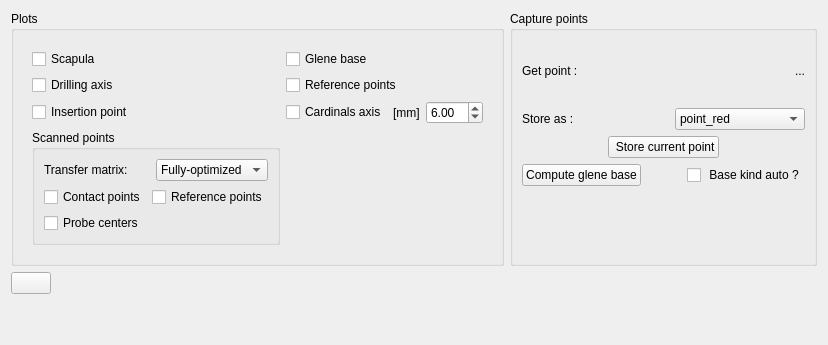
          <widget class="QWidget" name="tab_5">
           <attribute name="title">
            <string>Model setup </string>
           </attribute>
           <layout class="QVBoxLayout" name="verticalLayout_18">
            <item>
             <layout class="QHBoxLayout" name="horizontalLayout_19">
              <item>
               <widget class="QGroupBox" name="groupBox_4">
                <property name="title">
                 <string>Plots</string>
                </property>
                <layout class="QGridLayout" name="gridLayout_16">
                 <item row="0" column="0">
                  <widget class="QWidget" name="widget_3" native="true">
                   <layout class="QGridLayout" name="gridLayout_2">
                    <item row="0" column="0">
                     <widget class="QCheckBox" name="checkBox_show_scapula">
                      <property name="enabled">
                       <bool>true</bool>
                      </property>
                      <property name="text">
                       <string>Scapula</string>
                      </property>
                      <property name="checked">
                       <bool>false</bool>
                      </property>
                     </widget>
                    </item>
                    <item row="0" column="1">
                     <widget class="QCheckBox" name="checkBox_show_gleneBase">
                      <property name="text">
                       <string>Glene base</string>
                      </property>
                     </widget>
                    </item>
                    <item row="4" column="0">
                     <widget class="QCheckBox" name="checkBox_show_insertionPoint">
                      <property name="text">
                       <string>Insertion point</string>
                      </property>
                     </widget>
                    </item>
                    <item row="5" column="0">
                     <widget class="QGroupBox" name="groupBox_6">
                      <property name="title">
                       <string>Scanned points</string>
                      </property>
                      <layout class="QVBoxLayout" name="verticalLayout_19">
                       <item>
                        <layout class="QHBoxLayout" name="horizontalLayout_26">
                         <item>
                          <widget class="QLabel" name="label_13">
                           <property name="text">
                            <string>Transfer matrix:</string>
                           </property>
                          </widget>
                         </item>
                         <item>
                          <widget class="QComboBox" name="comboBox_transferMatrixType">
                           <item>
                            <property name="text">
                             <string>Fully-optimized</string>
                            </property>
                           </item>
                           <item>
                            <property name="text">
                             <string>Pre-optimized</string>
                            </property>
                           </item>
                          </widget>
                         </item>
                        </layout>
                       </item>
                       <item>
                        <layout class="QHBoxLayout" name="horizontalLayout_25">
                         <item>
                          <widget class="QCheckBox" name="checkBox_show_scannedPoints">
                           <property name="text">
                            <string>Contact points</string>
                           </property>
                          </widget>
                         </item>
                         <item>
                          <widget class="QCheckBox" name="checkBox_show_scannedReferencePoints">
                           <property name="text">
                            <string>Reference points</string>
                           </property>
                          </widget>
                         </item>
                        </layout>
                       </item>
                       <item>
                        <layout class="QHBoxLayout" name="horizontalLayout_27">
                         <item>
                          <widget class="QCheckBox" name="checkBox_show_scannedPoints_Centers">
                           <property name="text">
                            <string>Probe centers</string>
                           </property>
                          </widget>
                         </item>
                        </layout>
                       </item>
                      </layout>
                     </widget>
                    </item>
                    <item row="3" column="1">
                     <widget class="QCheckBox" name="checkBox_show_tripointRef">
                      <property name="text">
                       <string>Reference points</string>
                      </property>
                     </widget>
                    </item>
                    <item row="3" column="0">
                     <widget class="QCheckBox" name="checkBox_show_drillingAxis">
                      <property name="text">
                       <string>Drilling axis</string>
                      </property>
                     </widget>
                    </item>
                    <item row="4" column="1">
                     <layout class="QHBoxLayout" name="horizontalLayout_2">
                      <item>
                       <widget class="QCheckBox" name="checkBox_show_drillingAxisCardinal">
                        <property name="text">
                         <string>Cardinals axis</string>
                        </property>
                       </widget>
                      </item>
                      <item>
                       <widget class="QLabel" name="label_25">
                        <property name="text">
                         <string>[mm]</string>
                        </property>
                       </widget>
                      </item>
                      <item>
                       <widget class="QDoubleSpinBox" name="doubleSpinBox_cardinal_space">
                        <property name="value">
                         <double>6.000000000000000</double>
                        </property>
                       </widget>
                      </item>
                     </layout>
                    </item>
                   </layout>
                  </widget>
                 </item>
                </layout>
               </widget>
              </item>
              <item>
               <widget class="QGroupBox" name="groupBox_10">
                <property name="title">
                 <string>Capture points</string>
                </property>
                <layout class="QVBoxLayout" name="verticalLayout_21">
                 <item>
                  <layout class="QHBoxLayout" name="horizontalLayout_30">
                   <item>
                    <widget class="QLabel" name="label_20">
                     <property name="text">
                      <string>Get point :</string>
                     </property>
                    </widget>
                   </item>
                   <item>
                    <spacer name="horizontalSpacer_26">
                     <property name="orientation">
                      <enum>Qt::Horizontal</enum>
                     </property>
                     <property name="sizeHint" stdset="0">
                      <size>
                       <width>40</width>
                       <height>20</height>
                      </size>
                     </property>
                    </spacer>
                   </item>
                   <item>
                    <widget class="QLabel" name="label_current_point">
                     <property name="text">
                      <string>...</string>
                     </property>
                    </widget>
                   </item>
                  </layout>
                 </item>
                 <item>
                  <layout class="QHBoxLayout" name="horizontalLayout_31">
                   <item>
                    <widget class="QLabel" name="label_19">
                     <property name="text">
                      <string>Store as :</string>
                     </property>
                    </widget>
                   </item>
                   <item>
                    <spacer name="horizontalSpacer_27">
                     <property name="orientation">
                      <enum>Qt::Horizontal</enum>
                     </property>
                     <property name="sizeHint" stdset="0">
                      <size>
                       <width>40</width>
                       <height>20</height>
                      </size>
                     </property>
                    </spacer>
                   </item>
                   <item>
                    <widget class="QComboBox" name="comboBox_interest_point">
                     <item>
                      <property name="text">
                       <string>point_red</string>
                      </property>
                     </item>
                     <item>
                      <property name="text">
                       <string>point_green</string>
                      </property>
                     </item>
                     <item>
                      <property name="text">
                       <string>point_blue</string>
                      </property>
                     </item>
                     <item>
                      <property name="text">
                       <string>p_dir_glene_base</string>
                      </property>
                     </item>
                    </widget>
                   </item>
                  </layout>
                 </item>
                 <item>
                  <layout class="QHBoxLayout" name="horizontalLayout_32">
                   <item>
                    <spacer name="horizontalSpacer_28">
                     <property name="orientation">
                      <enum>Qt::Horizontal</enum>
                     </property>
                     <property name="sizeHint" stdset="0">
                      <size>
                       <width>40</width>
                       <height>20</height>
                      </size>
                     </property>
                    </spacer>
                   </item>
                   <item>
                    <widget class="QPushButton" name="pushButton_store_interestPoint">
                     <property name="text">
                      <string> Store current point</string>
                     </property>
                    </widget>
                   </item>
                   <item>
                    <spacer name="horizontalSpacer_29">
                     <property name="orientation">
                      <enum>Qt::Horizontal</enum>
                     </property>
                     <property name="sizeHint" stdset="0">
                      <size>
                       <width>40</width>
                       <height>20</height>
                      </size>
                     </property>
                    </spacer>
                   </item>
                  </layout>
                 </item>
                 <item>
                  <layout class="QHBoxLayout" name="horizontalLayout_33">
                   <item>
                    <widget class="QPushButton" name="pushButton_compute_gleneBase">
                     <property name="text">
                      <string>Compute glene base</string>
                     </property>
                    </widget>
                   </item>
                   <item>
                    <spacer name="horizontalSpacer_30">
                     <property name="orientation">
                      <enum>Qt::Horizontal</enum>
                     </property>
                     <property name="sizeHint" stdset="0">
                      <size>
                       <width>40</width>
                       <height>20</height>
                      </size>
                     </property>
                    </spacer>
                   </item>
                   <item>
                    <widget class="QCheckBox" name="checkBox_type_gleneBase">
                     <property name="text">
                      <string> Base kind auto ?</string>
                     </property>
                     <property name="checked">
                      <bool>false</bool>
                     </property>
                    </widget>
                   </item>
                  </layout>
                 </item>
                 <item>
                  <widget class="QLabel" name="label_current_tripointRef">
                   <property name="text">
                    <string/>
                   </property>
                  </widget>
                 </item>
                </layout>
               </widget>
              </item>
             </layout>
            </item>
            <item>
             <layout class="QHBoxLayout" name="horizontalLayout_24">
              <item>
               <widget class="QPushButton" name="pushButton_refresh_model">
                <property name="text">
                 <string/>
                </property>
                <property name="icon">
                 <iconset>
                  <normaloff>../../../../../../../../../../.designer/backup/icon/refresh.png</normaloff>../../../../../../../../../../.designer/backup/icon/refresh.png</iconset>
                </property>
               </widget>
              </item>
              <item>
               <spacer name="horizontalSpacer_21">
                <property name="orientation">
                 <enum>Qt::Horizontal</enum>
                </property>
                <property name="sizeHint" stdset="0">
                 <size>
                  <width>40</width>
                  <height>20</height>
                 </size>
                </property>
               </spacer>
              </item>
             </layout>
            </item>
            <item>
             <spacer name="verticalSpacer_2">
              <property name="orientation">
               <enum>Qt::Vertical</enum>
              </property>
              <property name="sizeHint" stdset="0">
               <size>
                <width>20</width>
                <height>40</height>
               </size>
              </property>
             </spacer>
            </item>
           </layout>
          </widget>
